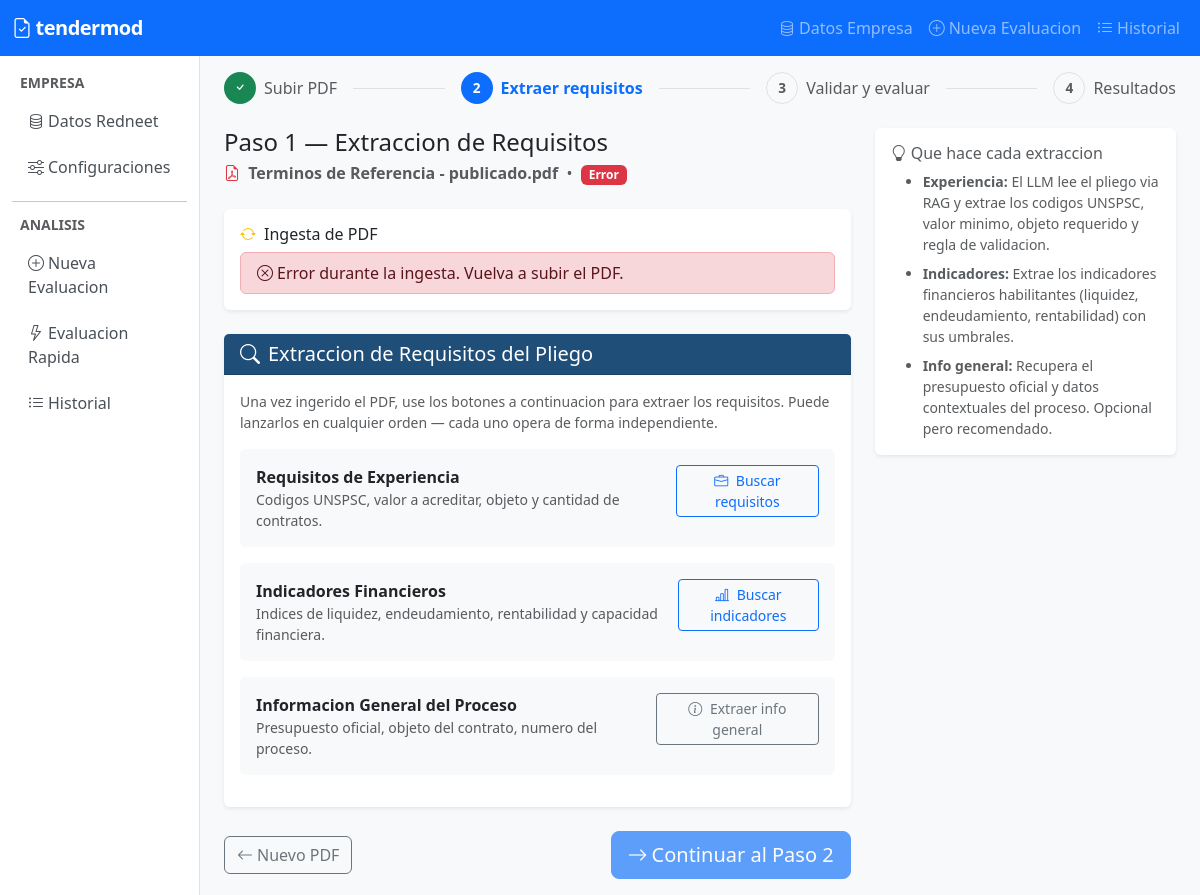
The page /analysis/8/step1/ on the database its author committed.
### apps/core/models.py (models this page shows, shortened)
class AnalysisSession(models.Model):
    STATUS_CHOICES = [
        ('created', 'Creado'),
        ('ingesting_pdf', 'Ingiriendo PDF'),
        ('pdf_ready', 'PDF listo'),
        ('extracted', 'Requisitos extraidos'),
        ('evaluating', 'Evaluando'),
        ('completed', 'Completado'),
        ('error', 'Error'),
    ]
    status = models.CharField(max_length=20, choices=STATUS_CHOICES, default='created')
    pdf_filename = models.CharField(max_length=255, blank=True)
    experience_requirements_json = models.TextField(blank=True)
    indicators_requirements_json = models.TextField(blank=True)
    general_info_text = models.TextField(blank=True)
    celery_task_id = models.CharField(max_length=255, blank=True)
    created_at = models.DateTimeField(auto_now_add=True)
    updated_at = models.DateTimeField(auto_now=True)
    class Meta:
        ordering = ['-created_at']
    @property
    def status_display_class(self):
        mapping = {
            'created': 'secondary',
            'ingesting_pdf': 'warning',
            'pdf_ready': 'info',
            'extracted': 'primary',
            'evaluating': 'warning',
            'completed': 'success',
            'error': 'danger',
        }
        return mapping.get(self.status, 'secondary')

### apps/analysis/views.py (the view)
# urls.py: path('<int:pk>/step1/', views.analysis_step1, name='step1'),
def analysis_step1(request, pk):
    session = get_object_or_404(AnalysisSession, pk=pk)
    context = {
        'session': session,
        'has_experience': bool(session.experience_requirements_json),
        'has_indicators': bool(session.indicators_requirements_json),
        'has_general_info': bool(session.general_info_text),
    }
    return render(request, 'analysis/step1.html', context)

### templates/analysis/step1.html (shortened to what this page needs)
{% extends "base.html" %}
{% load static %}
{% block content %}
<div class="d-flex align-items-center gap-2 mb-4">
    <span class="step-badge bg-success text-white"><i class="bi bi-check"></i></span>
    <span class="text-muted">Subir PDF</span>
    <div class="flex-grow-1 border-top mx-2"></div>
    <span class="step-badge bg-primary text-white">2</span>
    <span class="fw-semibold text-primary">Extraer requisitos</span>
    <div class="flex-grow-1 border-top mx-2"></div>
    <span class="step-badge bg-light text-muted border">3</span>
    <span class="text-muted">Validar y evaluar</span>
    <div class="flex-grow-1 border-top mx-2"></div>
    <span class="step-badge bg-light text-muted border">4</span>
    <span class="text-muted">Resultados</span>
</div>
<div class="row">
    <div class="col-md-8">
        <div class="d-flex align-items-center gap-3 mb-4">
            <div>
                <h4 class="mb-1">Paso 1 — Extraccion de Requisitos</h4>
                <p class="text-muted mb-0">
                    <i class="bi bi-file-earmark-pdf me-1 text-danger"></i>
                    <strong>{{ session.pdf_filename }}</strong>
                    &nbsp;&bull;&nbsp;
                    <span class="badge bg-{{ session.status_display_class }}">
                        {{ session.get_status_display }}
                    </span>
                </p>
            </div>
        </div>
        <div class="card border-0 shadow-sm mb-4">
            <div class="card-body">
                <h6 class="card-title"><i class="bi bi-arrow-repeat me-2 text-warning"></i>Ingesta de PDF</h6>
                <div id="spinner-ingest">
                    {% if session.status == 'pdf_ready' or session.status == 'extracted' or session.status == 'completed' %}
                        <div class="alert alert-success mb-0 py-2">
                            <i class="bi bi-check-circle me-1"></i>PDF ingerido correctamente en ChromaDB.
                        </div>
                    {% elif session.status == 'error' %}
                        <div class="alert alert-danger mb-0 py-2">
                            <i class="bi bi-x-circle me-1"></i>Error durante la ingesta. Vuelva a subir el PDF.
                        </div>
                    {% else %}
                        <div class="d-flex align-items-center gap-2 text-secondary">
                            <div class="spinner-border spinner-border-sm" role="status"></div>
                            <span>Ingiriendo PDF en ChromaDB...</span>
                        </div>
                    {% endif %}
                </div>
            </div>
        </div>
        <div class="card border-0 shadow-sm mb-4">
            <div class="card-header card-header-tendermod">
                <h5 class="mb-0"><i class="bi bi-search me-2"></i>Extraccion de Requisitos del Pliego</h5>
            </div>
            <div class="card-body">
                <p class="text-muted small mb-3">
                    Una vez ingerido el PDF, use los botones a continuacion para extraer los requisitos.
                    Puede lanzarlos en cualquier orden — cada uno opera de forma independiente.
                </p>
                <div class="d-flex align-items-start gap-3 mb-3 p-3 bg-light rounded">
                    <div class="flex-grow-1">
                        <strong>Requisitos de Experiencia</strong>
                        <p class="text-muted small mb-0">
                            Codigos UNSPSC, valor a acreditar, objeto y cantidad de contratos.
                        </p>
                    </div>
                    <div>
                        <button class="btn btn-outline-primary btn-sm"
                                id="btn-extract-experience"
                                onclick="doExtractExperience()"
                                {% if session.status == 'ingesting_pdf' or session.status == 'created' %}disabled{% endif %}>
                            <i class="bi bi-briefcase me-1"></i>
                            {% if has_experience %}Re-extraer{% else %}Buscar requisitos{% endif %}
                        </button>
                    </div>
                </div>
                <div class="d-flex align-items-start gap-3 mb-3 p-3 bg-light rounded">
                    <div class="flex-grow-1">
                        <strong>Indicadores Financieros</strong>
                        <p class="text-muted small mb-0">
                            Indices de liquidez, endeudamiento, rentabilidad y capacidad financiera.
                        </p>
                    </div>
                    <div>
                        <button class="btn btn-outline-primary btn-sm"
                                id="btn-extract-indicators"
                                onclick="doExtractIndicators()"
                                {% if session.status == 'ingesting_pdf' or session.status == 'created' %}disabled{% endif %}>
                            <i class="bi bi-bar-chart-line me-1"></i>
                            {% if has_indicators %}Re-extraer{% else %}Buscar indicadores{% endif %}
                        </button>
                    </div>
                </div>
                <div class="d-flex align-items-start gap-3 mb-3 p-3 bg-light rounded">
                    <div class="flex-grow-1">
                        <strong>Informacion General del Proceso</strong>
                        <p class="text-muted small mb-0">
                            Presupuesto oficial, objeto del contrato, numero del proceso.
                        </p>
                    </div>
                    <div>
                        <button class="btn btn-outline-secondary btn-sm"
                                id="btn-extract-info"
                                onclick="doExtractGeneralInfo()"
                                {% if session.status == 'ingesting_pdf' or session.status == 'created' %}disabled{% endif %}>
                            <i class="bi bi-info-circle me-1"></i>
                            {% if has_general_info %}Re-extraer{% else %}Extraer info general{% endif %}
                        </button>
                    </div>
                </div>
            </div>
        </div>
        <div class="d-flex justify-content-between align-items-center">
            <a href="{% url 'analysis:new' %}" class="btn btn-outline-secondary">
                <i class="bi bi-arrow-left me-1"></i>Nuevo PDF
            </a>
            <a href="{% url 'analysis:step2' pk=session.pk %}"
               class="btn btn-primary btn-lg {% if not has_experience and not has_indicators %}disabled{% endif %}"
               id="btn-continue">
                <i class="bi bi-arrow-right me-1"></i>Continuar al Paso 2
            </a>
        </div>
    </div>
    <div class="col-md-4">
        <div class="card border-0 shadow-sm">
            <div class="card-body">
                <h6 class="card-title text-muted">
                    <i class="bi bi-lightbulb me-1"></i>Que hace cada extraccion
                </h6>
                <ul class="small text-muted mb-0">
                    <li class="mb-2">
                        <strong>Experiencia:</strong> El LLM lee el pliego via RAG y extrae
                        los codigos UNSPSC, valor minimo, objeto requerido y regla de validacion.
                    </li>
                    <li class="mb-2">
                        <strong>Indicadores:</strong> Extrae los indicadores financieros habilitantes
                        (liquidez, endeudamiento, rentabilidad) con sus umbrales.
                    </li>
                    <li>
                        <strong>Info general:</strong> Recupera el presupuesto oficial y datos
                        contextuales del proceso. Opcional pero recomendado.
                    </li>
                </ul>
            </div>
        </div>
    </div>
</div>
{% endblock %}

### templates/base.html (style rules this page uses)
body { background-color: #f8f9fa; }
.step-badge { width: 2rem; height: 2rem; border-radius: 50%; display: inline-flex; align-items: center; justify-content: center; font-weight: 700; font-size: 0.85rem; }
.card-header-tendermod { background-color: #1F4E79; color: white; }

### rows shown on the page
AnalysisSession: pdf_filename "Terminos de Referencia - publicado.pdf", status "Error"
